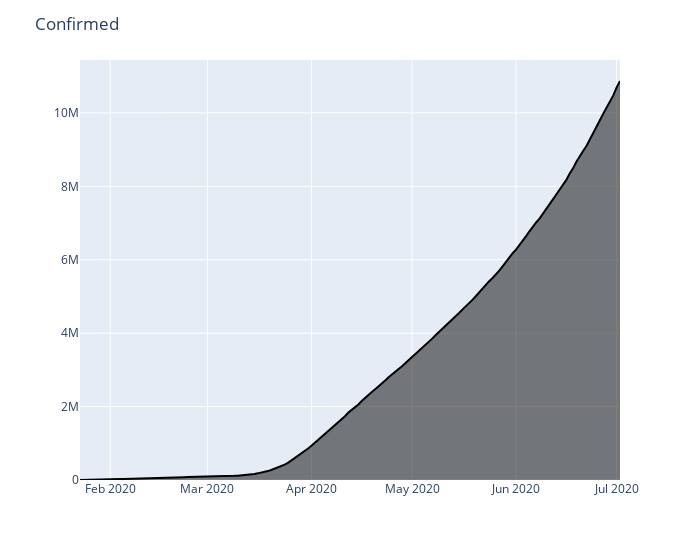

Notebook source saved alongside this figure:
### Code cell
plot_daywise('Confirmed', 'black')

### Figure 1 — Plotly figure (JSON) as saved in the notebook; plotly's stock layout.template omitted (floating-point values rounded to 4 significant figures; data arrays with more than 128 entries replaced by an {"elided": "..."} marker saying what was removed)
{"data": [{"hovertemplate": "Date=%{x}<br>Confirmed=%{y}<extra></extra>", "legendgroup": "", "line": {"color": "black"}, "mode": "lines", "name": "", "orientation": "v", "showlegend": false, "stackgroup": "1", "type": "scatter", "x": {"elided": "162 str values"}, "xaxis": "x", "y": {"elided": "162 int values"}, "yaxis": "y"}], "layout": {"legend": {"tracegroupgap": 0}, "margin": {"t": 60}, "title": {"text": "Confirmed"}, "width": 700, "xaxis": {"anchor": "y", "domain": [0, 1], "title": {"text": ""}}, "yaxis": {"anchor": "x", "domain": [0, 1], "title": {"text": ""}}}}
